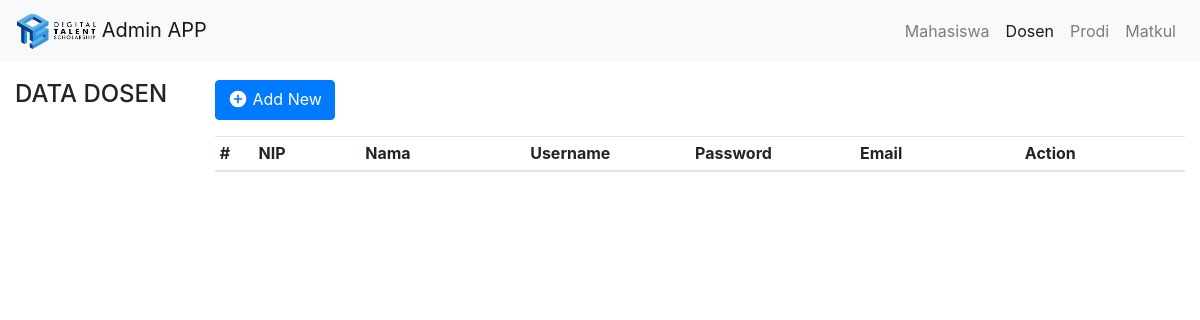
Page /dosen.php on the earlier database version.
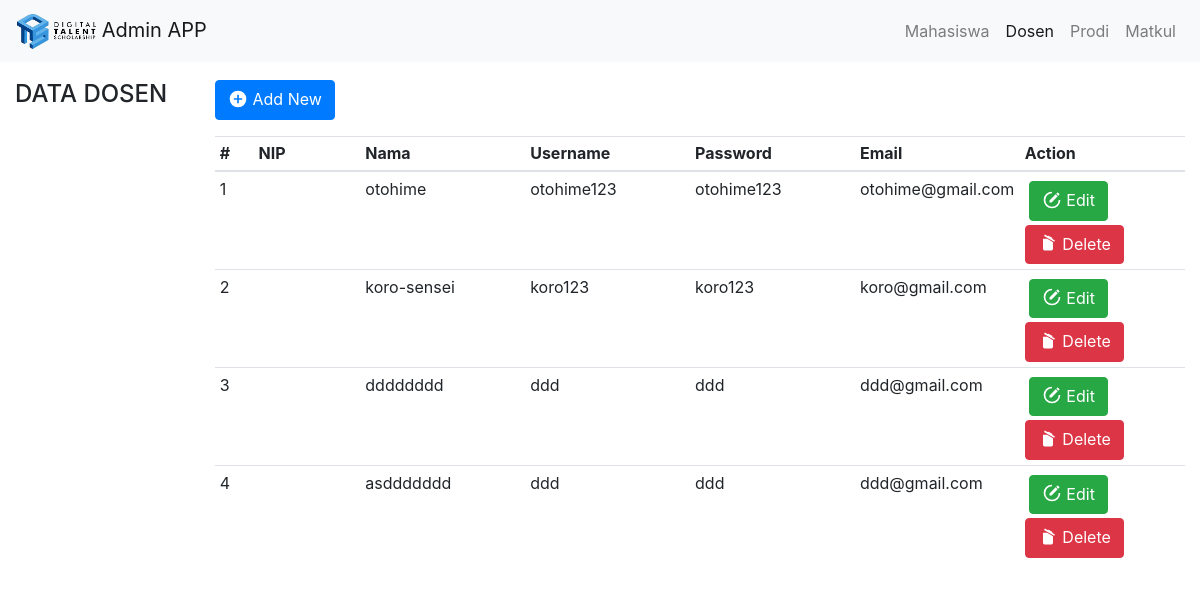
Same page on the later database version.
### tables this page shows
CREATE TABLE `dosen` (
  `id` int(11) NOT NULL,
  `nama` varchar(255) NOT NULL,
  `username` varchar(255) NOT NULL,
  `password` varchar(255) NOT NULL,
  `email` varchar(255) NOT NULL
);

### config.php (called while the page is built, shortened)
<?php
$WEB_CONFIG = [
	'app_name' => 'Admin APP',
	'base_url' => 'http://localhost/DTS-Tugas-akhir/'
];

### operasi_dosen/read.php (the view, shortened to what this page needs)
<?php
$query = "SELECT * FROM dosen";
$result = mysqli_query($connect, $query);
?>
<a href="<?= $WEB_CONFIG['base_url'] ?>dosen.php?page=add" class="btn btn-primary mb-3">
	<svg style="width:20px;height:20px" viewBox="0 0 24 24" class="mb-1 m">
		<path fill="#fff" d="M17,13H13V17H11V13H7V11H11V7H13V11H17M12,2A10,10 0 0,0 2,12A10,10 0 0,0 12,22A10,10 0 0,0 22,12A10,10 0 0,0 12,2Z" />
	</svg> Add New
</a>
<div class="box_table">
	<table class="table table-sm">
		<thead>
			<tr>
				<th width="4%">#</th>
				<th width="11%">NIP</th>
				<th width="17%">Nama</th>
				<th width="17%">Username</th>
				<th width="17%">Password</th>
				<th width="17%">Email</th>
				<th width="17%">Action</th>
			</tr>
		</thead>
		<tbody>
			<?php $no = 1; ?>
			<?php while($data = mysqli_fetch_array($result)) : ?>
			<tr>
				<td><?= $no ?></td>
				<td><?= $data['nip'] ?></td>
				<td><?= $data['nama'] ?></td>
				<td><?= $data['username'] ?></td>
				<td><?= $data['password'] ?></td>
				<td><?= $data['email'] ?></td>
				<td>
					<a href="<?= $WEB_CONFIG['base_url'] ?>dosen.php?page=update&nip=<?= $data['nip'] ?>" class="btn btn-success m-1">
                   Edit
               </a>
					<a href="javascript:alertDelete(<?= $data['nip'] ?>);" class="btn btn-danger m1">
                  <svg style="width:20px;height:20px" viewBox="0 0 24 24" class="mb-1">
                     <path fill="#fff" d="M20.37,8.91L19.37,10.64L7.24,3.64L8.24,1.91L11.28,3.66L12.64,3.29L16.97,5.79L17.34,7.16L20.37,8.91M6,19V7H11.07L18,11V19A2,2 0 0,1 16,21H8A2,2 0 0,1 6,19Z" />
                  </svg> Delete
               </a>
				</td>
			</tr>
			<?php $no++ ?>
			<?php endwhile; ?>
		</tbody>
	</table>
</div>

### dosen.php (shortened to what this page needs)
<?php require 'config.php'; ?>
<!DOCTYPE html>
<html>
<head>
	<link rel="stylesheet" href="assets/style.css">
	<link rel="stylesheet" href="assets/bootstrap/bootstrap.min.css">
</head>
<body>
	<nav class="navbar navbar-expand-lg navbar-light bg-light fixed-top">
	<a class="navbar-brand" href="#">
		<img src="<?= $WEB_CONFIG['base_url'] ?>assets/img/icon.png" width="80" alt="">
		<?= $WEB_CONFIG['app_name'] ?>
	</a>
	<div class="collapse navbar-collapse" id="navbarNav">
		<ul class="navbar-nav ml-auto">
		<li class="nav-item">
				<a class="nav-link" href="<?= $WEB_CONFIG['base_url'] ?>">Mahasiswa</a>
			</li>
			<li class="nav-item active">
				<a class="nav-link" href="<?= $WEB_CONFIG['base_url'] ?>dosen.php">Dosen</a>
			</li>
			<li class="nav-item">
				<a class="nav-link" href="<?= $WEB_CONFIG['base_url'] ?>prodi.php">Prodi</a>
			</li>
			<li class="nav-item">
				<a class="nav-link" href="<?= $WEB_CONFIG['base_url'] ?>matkul.php">Matkul</a>
			</li>
		</ul>
	</div>
	</nav>
	<?php
		$content = (isset($_GET["page"])) ? $_GET["page"] : "";
	?>
	<div class="container-fluid">
		<div class="row">
			<div class="col-md-2">
				<h4 class='text-uppercase'><?= $content ?> Data Dosen</h4>
			</div>
			<div class="col-md-10">
			<?php
				switch ($content) {
					default:
						require 'operasi_dosen/read.php';
						break;
				}
			?>
			</div>
		</div>
	</div>
</body>
</html>

### assets/style.css (style rules this page uses)
.container-fluid { margin-top: 80px; }

Differences in the rows shown:
added dosen: nama "otohime", username "otohime123", password "otohime123", email "otohime@gmail.com"
added dosen: nama "koro-sensei", username "koro123", password "koro123", email "koro@gmail.com"
added dosen: nama "dddddddd", username "ddd", password "ddd", email "ddd@gmail.com"
added dosen: nama "asddddddd", username "ddd", password "ddd", email "ddd@gmail.com"
